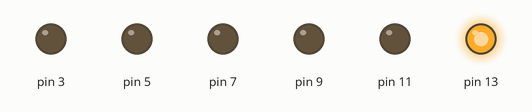
The sketch below on a simulated Arduino Uno, built with avr-gcc and run on an emulated ATmega328P. On the bench: output pins drawn as LEDs (lit = HIGH).

Above: at 0.05 s.
At 0.47 s:
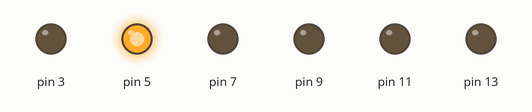
At 0.77 s:
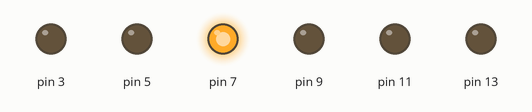
At 1.07 s:
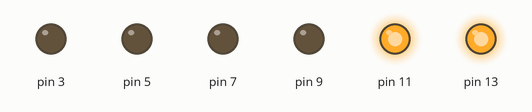
At 1.82 s:
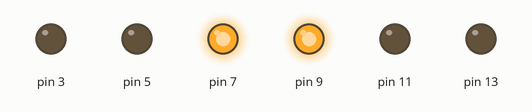
At 2.57 s:
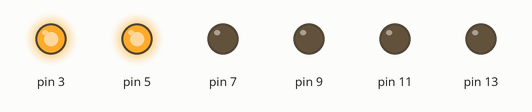
Timing chart, 0 to 3.0 s (numbered marks = the images above):
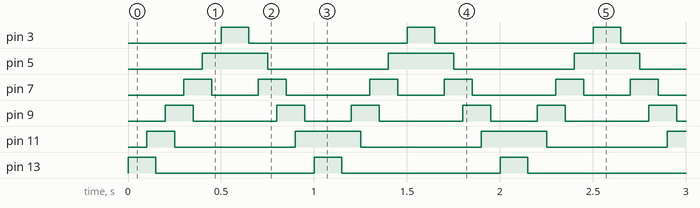

The sketch:

P3.3.ino
```cpp
void mov_LED_der(int LED)
{
  for(LED - 2; LED > 3; LED -= 2)
  {
    digitalWrite(LED, HIGH);
  	delay(50);
  	digitalWrite(LED + 2, LOW);
  	delay(50);
  }
}

void mov_LED_izq(int LED)
{

  for(LED + 2; LED < 13; LED += 2)
  {
    digitalWrite(LED, HIGH);
  	delay(50);
  	digitalWrite(LED - 2, LOW);
  	delay(50);
  }

}

void setup()
{
  pinMode(13, OUTPUT);
  pinMode(11, OUTPUT);
  pinMode(9, OUTPUT);
  pinMode(7, OUTPUT);
  pinMode(5, OUTPUT);
  pinMode(3, OUTPUT);
}

void loop()
{

  mov_LED_der(13);
  mov_LED_izq(3);

}
```

Measured:
- by itself, pin 3, pin 13: alternates HIGH for 0.15 s and LOW for 0.85 s
- by itself, pin 5: alternates HIGH for 0.35 s and LOW for 0.65 s
- by itself, pin 7: repeats every 1.0 s: LOW 0.25 s, HIGH 0.15 s, LOW 0.45 s, HIGH 0.15 s
- by itself, pin 9: repeats every 1.0 s: LOW 0.45 s, HIGH 0.15 s, LOW 0.25 s, HIGH 0.15 s
- by itself, pin 11: repeats every 1.0 s: LOW 0.65 s, HIGH 0.35 s
